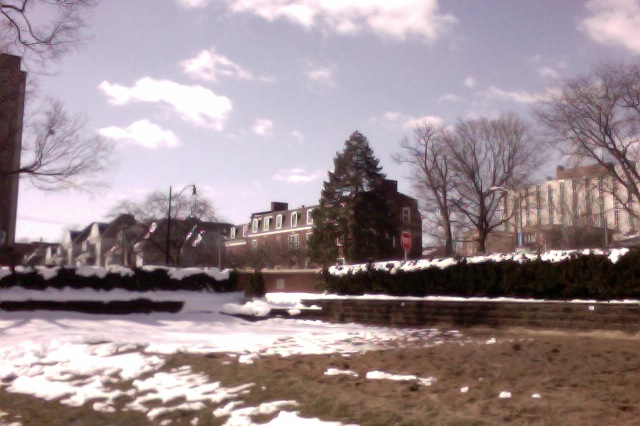
%> input picture set3A.jpg, 640 x 426 px
$ octave homography.m   (GNU Octave 9; MATLAB toolbox functions it lacks are replaced by stand-ins)
%> lines starting %> are read from the running program, lines starting %| are printed output that depends on the picture
### getDescriptor.m
% [31 lines of commented-out code are left out]


function descriptorArray = getDescriptor(image,corners,BINNUM,PATCHDIM)

rowNum = size(corners,1);
[imageHeight, imageWidth] = size(image);
descriptorArray = cell(rowNum,1);

for n=1:rowNum
    coord = corners(n,:);
    x=coord(1);
    y=coord(2);
    descriptor = zeros((2*PATCHDIM+1)^2,1);

    index=1;
    if (x-PATCHDIM>0 && x+PATCHDIM <= imageWidth && y-PATCHDIM>0 && y+PATCHDIM <= imageHeight)
        for i=x-PATCHDIM:x+PATCHDIM
            for j=y-PATCHDIM:y+PATCHDIM
                descriptor(index)=image(j,i);
                index=index+1;
            end
        end
    end

    descriptorArray{n}=descriptor;

end

end

### homography.m
close all;
clear all;
% CS 543 Assignment 1, starter Matlab code
% Adapted from A. Efros
% (http://graphics.cs.cmu.edu/courses/15-463/2010_fall/hw/proj1/)

FEATURENUM=200;
BINSIZE=15;
PATCHSIZE=5;
PairNum=100;
RANSAC_ITERATION=5000;
Threshold = 5;
SAMPLESIZE=6; % # of pairs at a time to compute the parameters

% read in the image
% fullimLeft = imread('left.jpg');
% fullimRight = imread('right.jpg');
fullimLeft = imread('set3A.jpg');
%> fullimLeft is the input picture: size 426x640x3 uint8; mean R, G, B 154.8, 139.2, 143.5
fullimRight = imread('set3B.jpg');
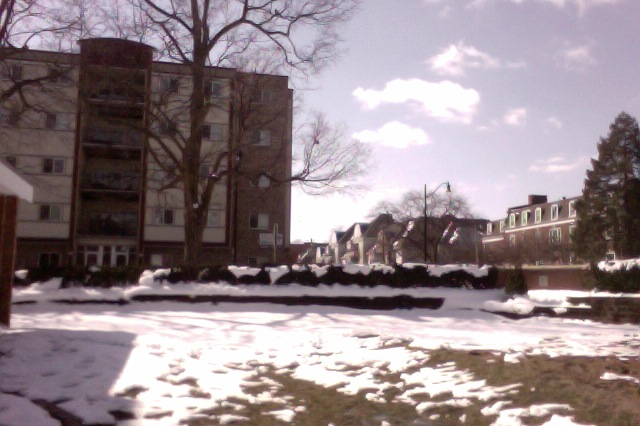
%> input picture set3B.jpg, 640 x 426 px
%> fullimRight is the input picture: size 426x640x3 uint8; mean R, G, B 146.3, 132, 136.4
% fullimRight = imresize(fullimRight,[reRow reCol]);

% fullimLeft = imread('stitch_01.png');
% fullimRight = imread('stitch_02.png');

% convert to double matrix (might want to do this later on to same memory)
fullimLeft = im2double(fullimLeft);
%> fullimLeft: size 426x640x3 double
fullimRight = im2double(fullimRight);
%> fullimRight: size 426x640x3 double

greyImageLeft = rgb2gray(fullimLeft);
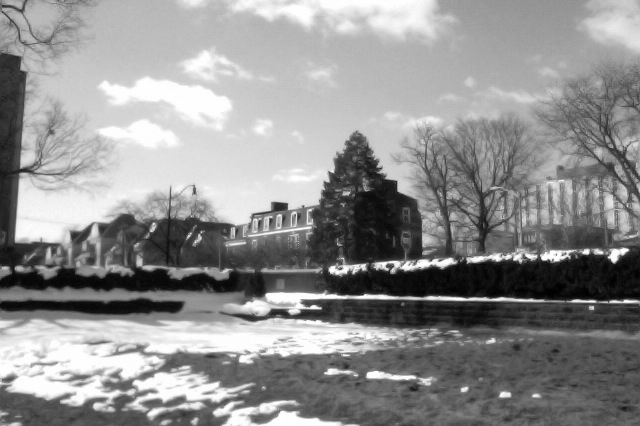
%> greyImageLeft: size 426x640 double; min 0.00117, max 1, mean 0.566
greyImageLeft = im2double(greyImageLeft);

greyImageRight = rgb2gray(fullimRight);
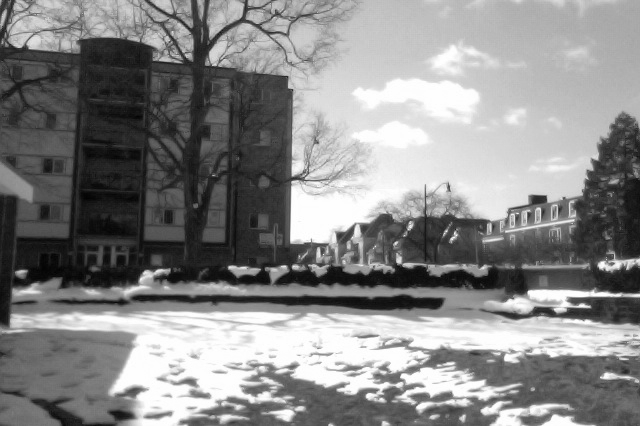
%> greyImageRight: size 426x640 double; min 0.00816, max 1, mean 0.536
greyImageRight = im2double(greyImageRight);

maxLeft=max(max(greyImageLeft));
%> maxLeft = 1
maxRight=max(max(greyImageRight));
%> maxRight = 1

% % % normalization
greyImageLeft = greyImageLeft./maxLeft;
greyImageRight = greyImageRight./maxRight;

% cornerLeft = corner(greyImageLeft,'QualityLevel',.0005);
% cornerRight = corner(greyImageRight,'QualityLevel',.0005);

% corner feature extraction, 1st column is X, 2nd column is Y
cornerLeft = corner(greyImageLeft,FEATURENUM);
%> cornerLeft = 200 rows, first 12: [609 258; 628 251; 515 260; 615 263; 387 267; 549 261; 569 258; 468 263; 354 274; 389 270; 543 260; 321 309]
cornerRight = corner(greyImageRight,FEATURENUM);
%> cornerRight = 200 rows, first 12: [230 268; 456 233; 306 179; 628 269; 546 197; 409 230; 293 268; 528 213; 590 307; 293 182; 529 292; 213 66]


% for every corner in each image, compute the histogram of the pixel values
% in bins as the descriptor
leftDescriptorArray = getDescriptor(greyImageLeft,cornerLeft,BINSIZE,PATCHSIZE);
%> in getDescriptor, `rowNum = size(corners,1);`: rowNum = 200
%> in getDescriptor, `descriptorArray = cell(rowNum,1);`: descriptorArray = 200 items
%> the loop in getDescriptor, `for n=1:rowNum` made 200 passes
%> (x, y) on passes 1 to 3: (609, 258), (628, 251), (515, 260)
%> after the loop in getDescriptor, `for n=1:rowNum`: descriptor = 121 values, max 0.795 at index 51, min 0.187 at index 13, mean 0.42
%> leftDescriptorArray = 200 items
rightDescriptorArray = getDescriptor(greyImageRight,cornerRight,BINSIZE,PATCHSIZE);
%> the loop in getDescriptor (call 2), `for n=1:rowNum` made 200 passes
%> (x, y) on passes 1 to 3: (230, 268), (456, 233), (306, 179)
%> rightDescriptorArray = 200 items

% calculate the dot product between the corner features into an 1-D array
sizeRight = size(cornerRight,1);
%> sizeRight = 200
sizeLeft = size(cornerLeft,1);
%> sizeLeft = 200
correlation = zeros(sizeLeft*sizeRight,1);
index=1;
for i=1:sizeLeft
    for j=1:sizeRight
        %         correlation(index) = dot(leftDescriptorArray{i},rightDescriptorArray{j});
        correlation(index) = rms(leftDescriptorArray{i}-rightDescriptorArray{j});
        index=index+1;
    end
end
%> after the loop, index = 40001

% the getting top PairNum matches
[sortedValues,sortIndex] = sort(correlation,'ascend');  %# Sort the values in ascending order
minIndex = sortIndex(1:PairNum); %# Get a linear index into A of the 5 smallest values
%> minIndex = 100 values, max 39940 at index 31, min 1604 at index 62, mean 23467.2

correspondingCornerIndices = zeros(PairNum,2);
for n=1:PairNum
    pairIndex = minIndex(n);
    leftCornerIndex = floor((pairIndex-1) / sizeRight)+1;
    rightCornerIndex = mod(pairIndex-1,sizeRight)+1;
    correspondingCornerIndices(n,:)= [leftCornerIndex rightCornerIndex];
end
%> this loop made 100 passes
%> (pairIndex, leftCornerIndex, rightCornerIndex) on passes 1 to 12: (35085, 176, 85), (35105, 176, 105), (35147, 176, 147), (35159, 176, 159), (35179, 176, 179), (35194, 176, 194), (35196, 176, 196), (32686, 164, 86), (25675, 129, 75), (11611, 59, 11), (20447, 103, 47), (12049, 61, 49)
%> after the loop, correspondingCornerIndices = 100 rows, first 12: [176 85; 176 105; 176 147; 176 159; 176 179; 176 194; 176 196; 164 86; 129 75; 59 11; 103 47; 61 49]

% put two images side by side in order to draw lines between correponding
% corners
[leftImageHeight, leftImageWidth] = size(greyImageLeft);
%> leftImageHeight = 426; leftImageWidth = 640
[rightImageHeight, rightImageWidth] = size(greyImageRight);
%> rightImageHeight = 426; rightImageWidth = 640
totalImage=zeros(max(leftImageHeight,rightImageHeight),leftImageWidth+rightImageWidth);
totalImage(1:leftImageHeight,1:leftImageWidth)=greyImageLeft;
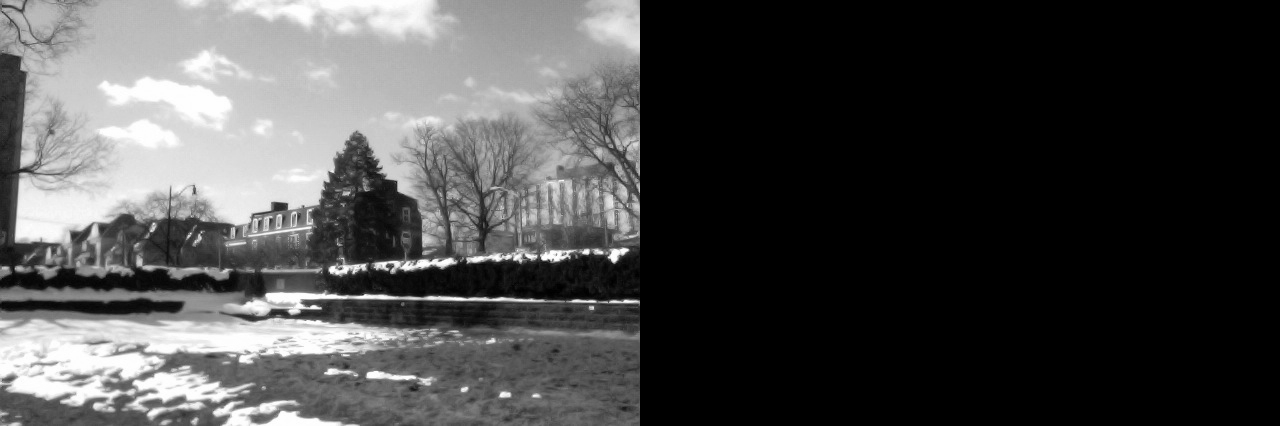
%> totalImage: size 426x1280 double; min 0, max 1, mean 0.283
totalImage(1:rightImageHeight,leftImageWidth+1:end)=greyImageRight;
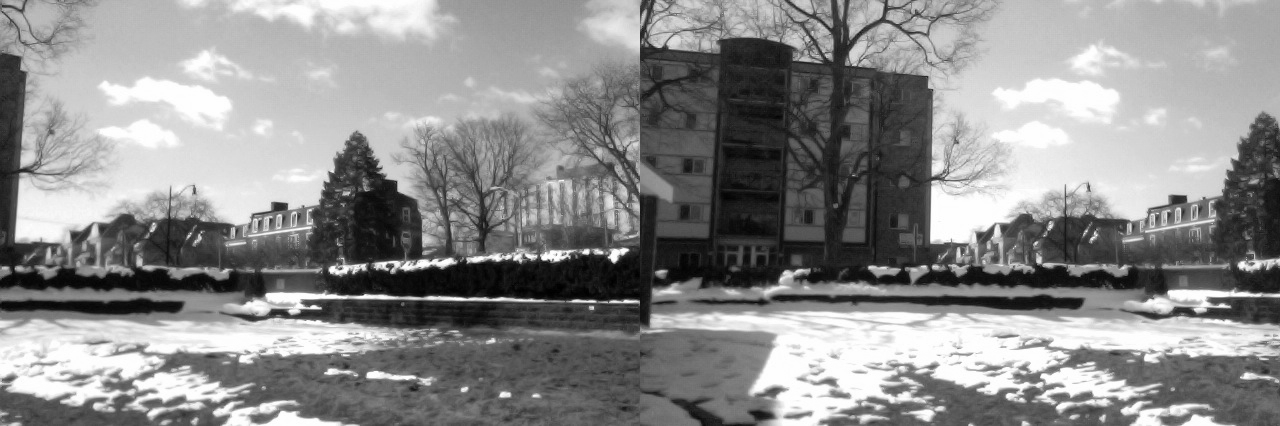
%> totalImage: size 426x1280 double; min 0.00117, max 1, mean 0.551

imshow(totalImage);
hold on;
plot(cornerLeft(:,1), cornerLeft(:,2), 'r*');
plot(cornerRight(:,1)+leftImageWidth, cornerRight(:,2), 'r*');
for n=1:PairNum
    CornerPairLeftIndex = correspondingCornerIndices(n,1);
    CornerPairRightIndex = correspondingCornerIndices(n,2);
    leftX=cornerLeft(CornerPairLeftIndex,1);
    leftY=cornerLeft(CornerPairLeftIndex,2);
    rightX=cornerRight(CornerPairRightIndex,1);
    rightY=cornerRight(CornerPairRightIndex,2);
    %     if ( rightX<rightImageWidth/2)
    plot([leftX rightX+leftImageWidth],[leftY rightY],'Color','g');
    %     else
    %          plot([leftX rightX+leftImageWidth],[leftY rightY],'Color','g');
    %     end
end
%> this loop made 100 passes
%> (CornerPairRightIndex, rightX, rightY) on passes 1 to 3: (85, 384, 423), (105, 330, 425), (147, 187, 426)
%> CornerPairRightIndex on pass 4: 159

% run RANSAC for affline model
% first, pick 3 pairs of corners, fit it into the equation on page 13 of
% lecture 12

% obtainedTransformations stores the computed m1 m2 m3 m4 t1 t2 in order
obtainedTransformations= cell(RANSAC_ITERATION,1);
% IORatio stores the inlier and outlier ratio for each particular
% Transformation matrix
IORatio = zeros(RANSAC_ITERATION,1);

x1s = cell(RANSAC_ITERATION,1);
y1s = cell(RANSAC_ITERATION,1);
x2s =cell(RANSAC_ITERATION,1);
y2s=cell(RANSAC_ITERATION,1);


%> (the run ends here)
